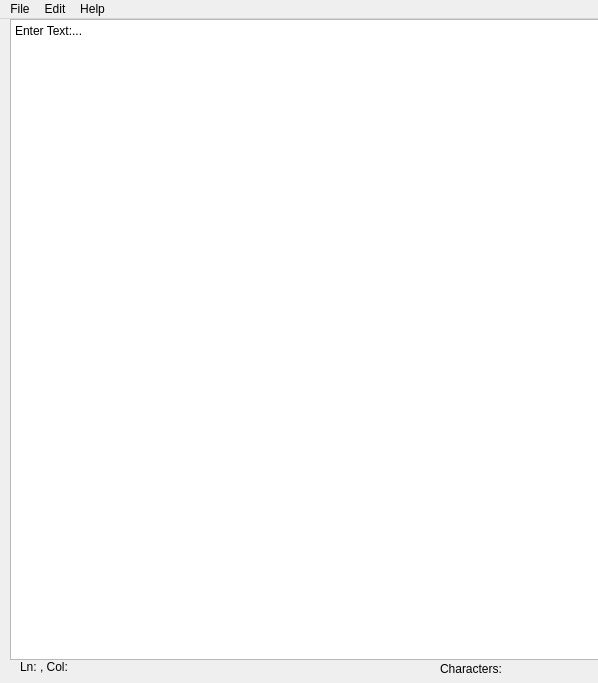
<?xml version="1.0" encoding="UTF-8"?>
<ui version="4.0">
 <class>MainWindow</class>
 <widget class="QMainWindow" name="MainWindow">
  <property name="geometry">
   <rect>
    <x>0</x>
    <y>0</y>
    <width>598</width>
    <height>683</height>
   </rect>
  </property>
  <property name="windowTitle">
   <string>MainWindow</string>
  </property>
  <widget class="QWidget" name="centralwidget">
   <widget class="QLabel" name="Ln_Col">
    <property name="geometry">
     <rect>
      <x>20</x>
      <y>640</y>
      <width>49</width>
      <height>16</height>
     </rect>
    </property>
    <property name="text">
     <string>Ln: , Col:</string>
    </property>
   </widget>
   <widget class="QLabel" name="Chars">
    <property name="geometry">
     <rect>
      <x>440</x>
      <y>640</y>
      <width>111</width>
      <height>20</height>
     </rect>
    </property>
    <property name="text">
     <string>Characters:</string>
    </property>
   </widget>
   <widget class="QTextEdit" name="textEdit">
    <property name="geometry">
     <rect>
      <x>10</x>
      <y>0</y>
      <width>591</width>
      <height>641</height>
     </rect>
    </property>
    <property name="html">
     <string>&lt;!DOCTYPE HTML PUBLIC &quot;-//W3C//DTD HTML 4.0//EN&quot; &quot;http://www.w3.org/TR/REC-html40/strict.dtd&quot;&gt;
&lt;html&gt;&lt;head&gt;&lt;meta name=&quot;qrichtext&quot; content=&quot;1&quot; /&gt;&lt;meta charset=&quot;utf-8&quot; /&gt;&lt;style type=&quot;text/css&quot;&gt;
p, li { white-space: pre-wrap; }
hr { height: 1px; border-width: 0; }
li.unchecked::marker { content: &quot;\2610&quot;; }
li.checked::marker { content: &quot;\2612&quot;; }
&lt;/style&gt;&lt;/head&gt;&lt;body style=&quot; font-family:'Segoe UI'; font-size:9pt; font-weight:400; font-style:normal;&quot;&gt;
&lt;p style=&quot; margin-top:0px; margin-bottom:0px; margin-left:0px; margin-right:0px; -qt-block-indent:0; text-indent:0px;&quot;&gt;Enter Text:...&lt;/p&gt;&lt;/body&gt;&lt;/html&gt;</string>
    </property>
   </widget>
  </widget>
  <widget class="QMenuBar" name="menubar">
   <property name="geometry">
    <rect>
     <x>0</x>
     <y>0</y>
     <width>598</width>
     <height>21</height>
    </rect>
   </property>
   <widget class="QMenu" name="menuFile">
    <property name="title">
     <string>File</string>
    </property>
    <widget class="QMenu" name="menuNew">
     <property name="title">
      <string>New</string>
     </property>
     <addaction name="actionBlank"/>
     <addaction name="actionCustom"/>
     <addaction name="action_txt_2"/>
     <addaction name="action_cpp_2"/>
     <addaction name="action_c_2"/>
     <addaction name="action_html_2"/>
     <addaction name="action_css_2"/>
     <addaction name="action_js_2"/>
    </widget>
    <widget class="QMenu" name="menuSave_As">
     <property name="title">
      <string>Save As</string>
     </property>
     <addaction name="action_txt"/>
     <addaction name="action_cpp"/>
     <addaction name="action_c"/>
     <addaction name="action_html"/>
     <addaction name="action_css"/>
     <addaction name="action_js"/>
     <addaction name="actioncustom"/>
    </widget>
    <widget class="QMenu" name="menuSave">
     <property name="title">
      <string>Save</string>
     </property>
     <addaction name="actionOveride"/>
     <addaction name="actionNew_File"/>
     <addaction name="actionDuplicate"/>
    </widget>
    <widget class="QMenu" name="menuNew_Window">
     <property name="title">
      <string>New Window</string>
     </property>
     <addaction name="actionBlank_2"/>
     <addaction name="actionCustom_2"/>
     <addaction name="action_txt_3"/>
     <addaction name="action_cpp_3"/>
     <addaction name="action_c_3"/>
     <addaction name="action_html_3"/>
     <addaction name="action_css_3"/>
     <addaction name="action_js_3"/>
    </widget>
    <addaction name="menuNew"/>
    <addaction name="separator"/>
    <addaction name="menuNew_Window"/>
    <addaction name="separator"/>
    <addaction name="actionOpen"/>
    <addaction name="separator"/>
    <addaction name="menuSave"/>
    <addaction name="separator"/>
    <addaction name="menuSave_As"/>
    <addaction name="separator"/>
    <addaction name="actionClose_File"/>
    <addaction name="separator"/>
    <addaction name="actionExit_App"/>
    <addaction name="separator"/>
   </widget>
   <widget class="QMenu" name="menuEdit">
    <property name="title">
     <string>Edit</string>
    </property>
    <widget class="QMenu" name="menuSettings">
     <property name="title">
      <string>Settings</string>
     </property>
     <addaction name="actionAll"/>
     <addaction name="actionTheme"/>
    </widget>
    <widget class="QMenu" name="menuConfig">
     <property name="title">
      <string>Config</string>
     </property>
     <addaction name="actionSave_Config_As"/>
     <addaction name="actionDelete_Config"/>
     <addaction name="actionReset_To_Default"/>
    </widget>
    <addaction name="menuSettings"/>
    <addaction name="separator"/>
    <addaction name="menuConfig"/>
    <addaction name="separator"/>
   </widget>
   <widget class="QMenu" name="menuHelp">
    <property name="title">
     <string>Help</string>
    </property>
    <widget class="QMenu" name="menuGithub">
     <property name="title">
      <string>Github</string>
     </property>
     <addaction name="actionRepository"/>
     <addaction name="actionIssues"/>
     <addaction name="actionProfile"/>
    </widget>
    <addaction name="menuGithub"/>
    <addaction name="separator"/>
    <addaction name="actionDocumentation"/>
    <addaction name="separator"/>
    <addaction name="actionAbout"/>
    <addaction name="separator"/>
    <addaction name="actionRestart"/>
    <addaction name="separator"/>
    <addaction name="actionCheck_Updates"/>
    <addaction name="separator"/>
   </widget>
   <addaction name="menuFile"/>
   <addaction name="menuEdit"/>
   <addaction name="menuHelp"/>
  </widget>
  <action name="actionOpen">
   <property name="text">
    <string>Open</string>
   </property>
  </action>
  <action name="actionClose_File">
   <property name="text">
    <string>Close File</string>
   </property>
  </action>
  <action name="actionDocumentation">
   <property name="text">
    <string>Documentation</string>
   </property>
  </action>
  <action name="action_txt">
   <property name="text">
    <string>.txt</string>
   </property>
  </action>
  <action name="action_cpp">
   <property name="text">
    <string>.cpp</string>
   </property>
  </action>
  <action name="action_c">
   <property name="text">
    <string>.c</string>
   </property>
  </action>
  <action name="action_html">
   <property name="text">
    <string>.html</string>
   </property>
  </action>
  <action name="action_css">
   <property name="text">
    <string>.css</string>
   </property>
  </action>
  <action name="action_js">
   <property name="text">
    <string>.js</string>
   </property>
  </action>
  <action name="actioncustom">
   <property name="text">
    <string>custom</string>
   </property>
  </action>
  <action name="actionBlank">
   <property name="text">
    <string>Blank</string>
   </property>
  </action>
  <action name="actionCustom">
   <property name="text">
    <string>Custom</string>
   </property>
  </action>
  <action name="action_txt_2">
   <property name="text">
    <string>.txt</string>
   </property>
  </action>
  <action name="action_cpp_2">
   <property name="text">
    <string>.cpp</string>
   </property>
  </action>
  <action name="action_c_2">
   <property name="text">
    <string>.c</string>
   </property>
  </action>
  <action name="action_html_2">
   <property name="text">
    <string>.html</string>
   </property>
  </action>
  <action name="action_css_2">
   <property name="text">
    <string>.css</string>
   </property>
  </action>
  <action name="action_js_2">
   <property name="text">
    <string>.js</string>
   </property>
  </action>
  <action name="actionOveride">
   <property name="text">
    <string>Overide</string>
   </property>
  </action>
  <action name="actionNew_File">
   <property name="text">
    <string>New File</string>
   </property>
  </action>
  <action name="actionDuplicate">
   <property name="text">
    <string>Duplicate</string>
   </property>
  </action>
  <action name="actionExit_App">
   <property name="text">
    <string>Exit App</string>
   </property>
  </action>
  <action name="actionAll">
   <property name="text">
    <string>All</string>
   </property>
  </action>
  <action name="actionTheme">
   <property name="text">
    <string>Theme</string>
   </property>
  </action>
  <action name="actionRepository">
   <property name="text">
    <string>Repository</string>
   </property>
  </action>
  <action name="actionIssues">
   <property name="text">
    <string>Issues</string>
   </property>
  </action>
  <action name="actionProfile">
   <property name="text">
    <string>Profile</string>
   </property>
  </action>
  <action name="actionAbout">
   <property name="text">
    <string>About</string>
   </property>
  </action>
  <action name="actionRestart">
   <property name="text">
    <string>Restart</string>
   </property>
  </action>
  <action name="actionCheck_Updates">
   <property name="text">
    <string>Check Updates</string>
   </property>
  </action>
  <action name="actionSave_Config_As">
   <property name="text">
    <string>Save Config As...</string>
   </property>
  </action>
  <action name="actionDelete_Config">
   <property name="text">
    <string>Delete Config</string>
   </property>
  </action>
  <action name="actionReset_To_Default">
   <property name="text">
    <string>Reset To Default</string>
   </property>
  </action>
  <action name="actionBlank_2">
   <property name="text">
    <string>Blank</string>
   </property>
  </action>
  <action name="actionCustom_2">
   <property name="text">
    <string>Custom</string>
   </property>
  </action>
  <action name="action_txt_3">
   <property name="text">
    <string>.txt</string>
   </property>
  </action>
  <action name="action_cpp_3">
   <property name="text">
    <string>.cpp</string>
   </property>
  </action>
  <action name="action_c_3">
   <property name="text">
    <string>.c</string>
   </property>
  </action>
  <action name="action_html_3">
   <property name="text">
    <string>.html</string>
   </property>
  </action>
  <action name="action_css_3">
   <property name="text">
    <string>.css</string>
   </property>
  </action>
  <action name="action_js_3">
   <property name="text">
    <string>.js</string>
   </property>
  </action>
 </widget>
 <resources/>
 <connections/>
</ui>
